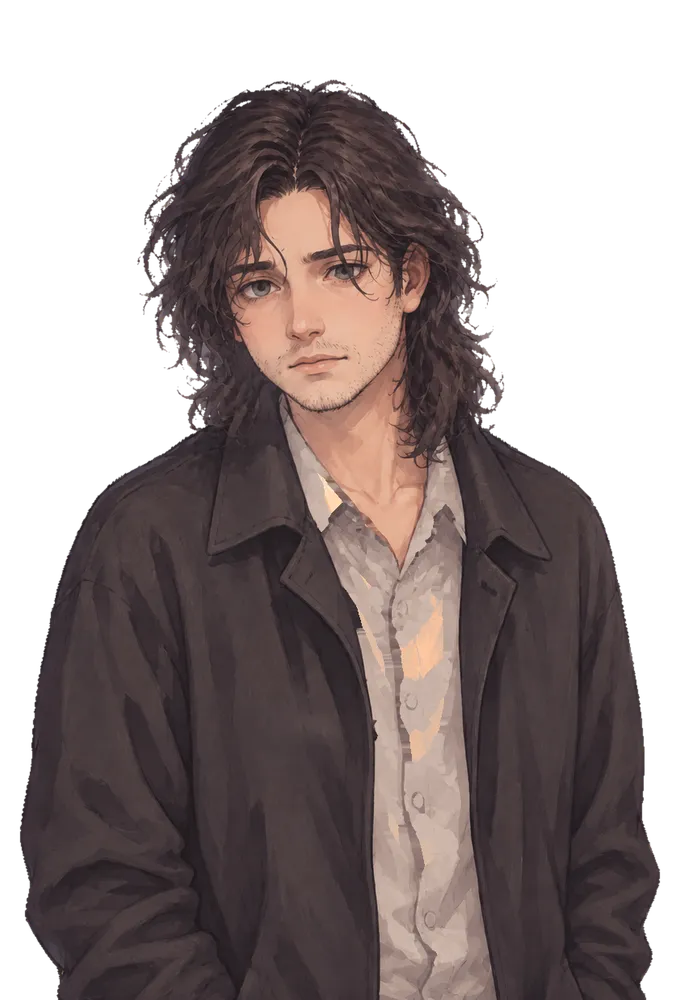
#> input picture vn2/img/char/poet.webp, 680 x 1000 px, shrunk from 842 x 1239 before the run
$ python _poet_hair_check.py
#> lines starting #> are read from the running program, lines starting #| are printed output that depends on the picture; after the words box and inside, x2 and y2 are one past the last pixel; in counts of white or black regions, pixels touching at a corner belong together
# -*- coding: utf-8 -*-
"""Замер «ровности» вырезания волос: серые пятна в петлях и серая кайма.

Метрики (меньше — лучше):
  СЕРЫЕ ПЯТНА  — непрозрачные (α>200) пиксели, цвет которых всё ещё в пределах d≤22 от фона.
                 Именно они читаются как «неровно вырезанные петли волос».
  КАЙМА        — полупрозрачные (0<α≤200) пиксели с d≤30 от фона: неперекрашенный серый ободок.
  ДЫРЫ         — замкнутые прозрачные области: это ПРАВИЛЬНЫЕ петли (сквозь них виден фон),
                 печатаем для справки.

Сравнивает СТАРУЮ вырезку (cutout() сборки: flood-fill от края, tol=34, blur 1.1)
и НОВУЮ (мягкая альфа + петли + despill).
"""
import os
import sys
from collections import deque

import numpy as np
from PIL import Image

HERE = os.path.dirname(os.path.abspath(__file__))

ROOT = os.path.dirname(HERE)
GEN = os.path.join(ROOT, 'assets', 'gen')
SPR = os.path.join(ROOT, 'assets', 'sprites')
CH = os.path.join(ROOT, 'vn2', 'img', 'char')

BG = np.array([205.0, 205.0, 205.0])


def cutout_old(im, tol=34):
    a = np.asarray(im.convert('RGB'), np.float32)
    h, w, _ = a.shape
    ring = np.concatenate([a[:8].reshape(-1, 3), a[:h * 3 // 5, :8].reshape(-1, 3),
                           a[:h * 3 // 5, -8:].reshape(-1, 3)])
    seed = np.median(ring, 0)
    cand = np.sqrt(((a - seed) ** 2).sum(2)) <= tol
    vis = np.zeros((h, w), bool)
    dq = deque()
    for x in range(w):
        for y in (0, h - 1):
            if cand[y, x] and not vis[y, x]:
                vis[y, x] = True
                dq.append((y, x))
    for y in range(h):
        for x in (0, w - 1):
            if cand[y, x] and not vis[y, x]:
                vis[y, x] = True
                dq.append((y, x))
    while dq:
        y, x = dq.popleft()
        for dy, dx in ((1, 0), (-1, 0), (0, 1), (0, -1)):
            ny, nx = y + dy, x + dx
            if 0 <= ny < h and 0 <= nx < w and cand[ny, nx] and not vis[ny, nx]:
                vis[ny, nx] = True
                dq.append((ny, nx))
    return a, np.where(vis, 0.0, 1.0)


def metrics(rgb, alpha, bg=BG):
    h, w, _ = rgb.shape
    d = np.sqrt(((rgb - bg) ** 2).sum(2))
    solid = alpha > 0.78
    semi = (alpha > 0.02) & (alpha <= 0.78)
    grey_blob = solid & (d <= 22)
    fringe = semi & (d <= 30)
    # дыры: прозрачное, не связанное с краем холста
    hole = alpha <= 0.02
    hole[0, :] = hole[-1, :] = False
    hole[:, 0] = hole[:, -1] = False
    lab = 0
    seen = np.zeros_like(hole)
    for y in range(h):
        for x in range(w):
            if hole[y, x] and not seen[y, x]:
                dq = deque([(y, x)])
                seen[y, x] = True
                area = 0
                while dq:
                    cy, cx = dq.popleft()
                    area += 1
                    for dy, dx in ((1, 0), (-1, 0), (0, 1), (0, -1)):
                        ny, nx = cy + dy, cx + dx
                        if 0 <= ny < h and 0 <= nx < w and hole[ny, nx] and not seen[ny, nx]:
                            seen[ny, nx] = True
                            dq.append((ny, nx))
                if area >= 60:
                    lab += 1
    return dict(blob=int(grey_blob.sum()), fringe=int(fringe.sum()),
                semi=float(semi.mean()), holes=lab)


def find(name):
#> called with name = 'ha_neutral'
    for ext in ('.png', '.jpg'):
        p = os.path.join(GEN, 'poet_%s_0%s' % (name, ext))
        if os.path.exists(p):
            return p
    return None


FILES = ['ha_neutral', 'ha_interested', 'ha_upset', 'sh_neutral', 'sh_tired', 'sh_inspired']

print('%-14s | %-28s | %-28s' % ('', 'СТАРАЯ вырезка (в игре сейчас)', 'НОВАЯ (мягкая альфа)'))
print('%-14s | %7s %7s %7s %5s | %7s %7s %7s %5s'
      % ('спрайт', 'пятна', 'кайма', 'полупр', 'дыры', 'пятна', 'кайма', 'полупр', 'дыры'))
tot_old = tot_new = 0
for key in FILES:
    p = find(key)
    if not p:
        continue
    im = Image.open(p)
    rgb_o, a_o = cutout_old(im)
    mo = metrics(rgb_o, a_o)
    new_p = os.path.join(SPR, 'poet_%s_rgba.png' % key)
    if os.path.exists(new_p):
        im2 = Image.open(new_p)
        arr = np.asarray(im2, np.float32)
        rgb_n, a_n = arr[..., :3], arr[..., 3] / 255.0
        mn = metrics(rgb_n, a_n)
    else:
        mn = dict(blob=-1, fringe=-1, semi=0, holes=0)
    tot_old += mo['blob'] + mo['fringe']
    tot_new += max(0, mn['blob']) + max(0, mn['fringe'])
    print('%-14s | %7d %7d %6.1f%% %5d | %7d %7d %6.1f%% %5d'
          % (key, mo['blob'], mo['fringe'], 100 * mo['semi'], mo['holes'],
             mn['blob'], mn['fringe'], 100 * mn['semi'], mn['holes']))

print('\nсумма пятен+каймы: старая %d px, новая %d px (%.0f%% меньше)'
      % (tot_old, tot_new, 100 * (tot_old - tot_new) / max(1, tot_old)))

# что реально лежит в игре
wp = os.path.join(CH, 'poet.webp')
if os.path.exists(wp):
    im = Image.open(wp)
#> im is the input picture: PIL image 680x1000 RGBA; mean R, G, B, A 59.9, 48.9, 48.1, 157.2
    arr = np.asarray(im.convert('RGBA'), np.float32)
    m = metrics(arr[..., :3], arr[..., 3] / 255.0)
#> in metrics, `d = np.sqrt(((rgb - bg) ** 2).sum(2))`:
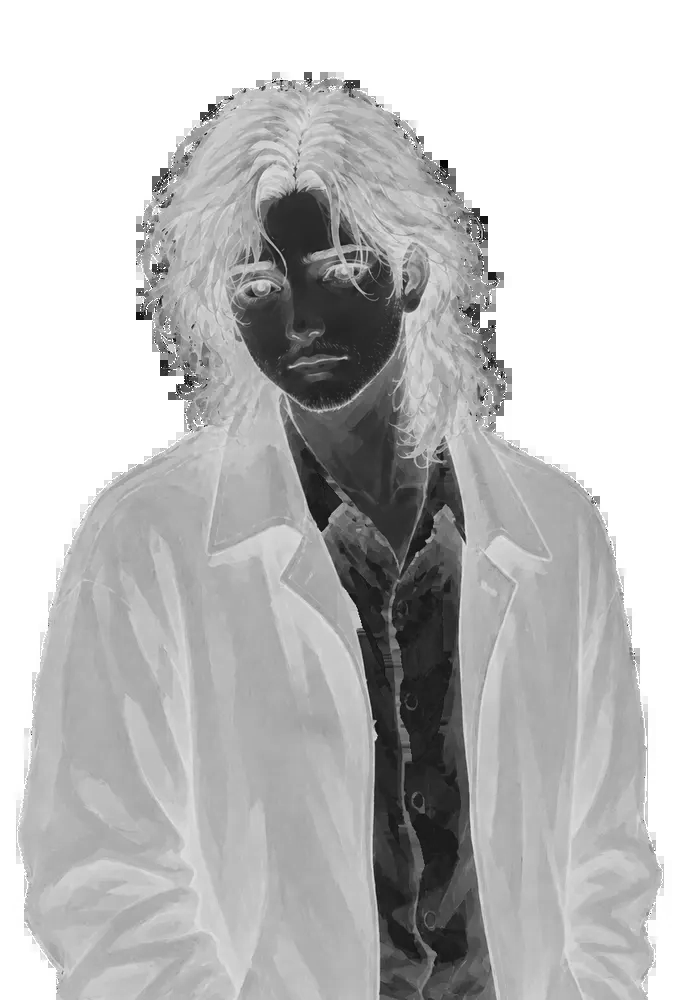
#> d: shape (1000, 680) float64; min 1.73, max 355.1, mean 266.4; drawn with min black and max white
#> in metrics, `solid = alpha > 0.78`:
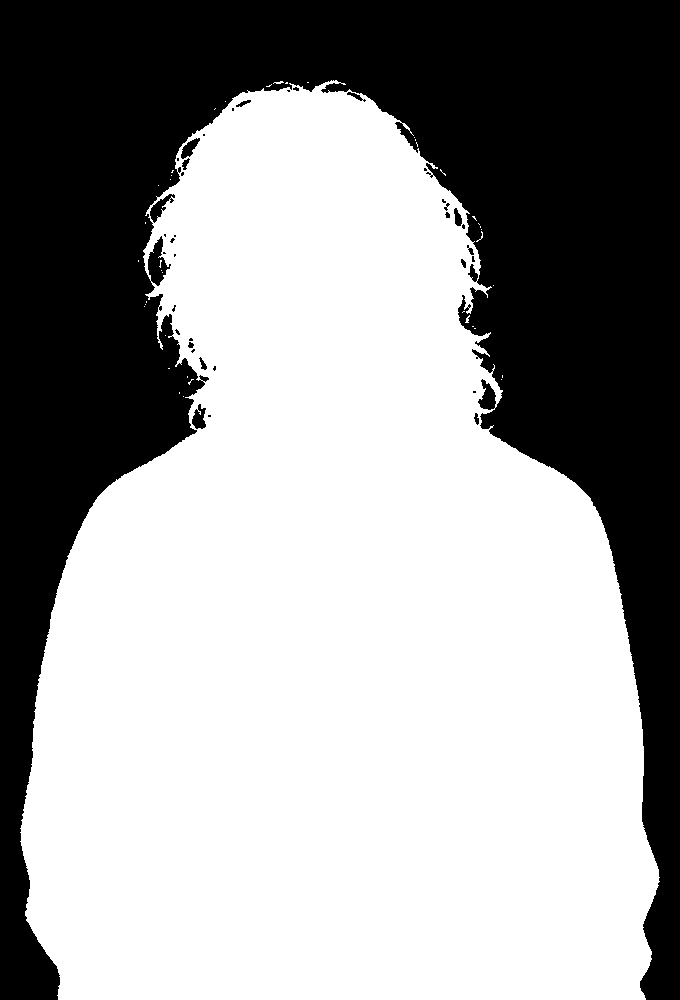
#> solid: shape (1000, 680) bool; 61.4% white; 37 black regions (22 under 20 px), largest, box (x1, y1, x2, y2) and area: (0, 0, 680, 1000) 261227, (150, 194, 175, 223) 266, (192, 404, 206, 429) 222
#> in metrics, `semi = (alpha > 0.02) & (alpha <= 0.78)`:
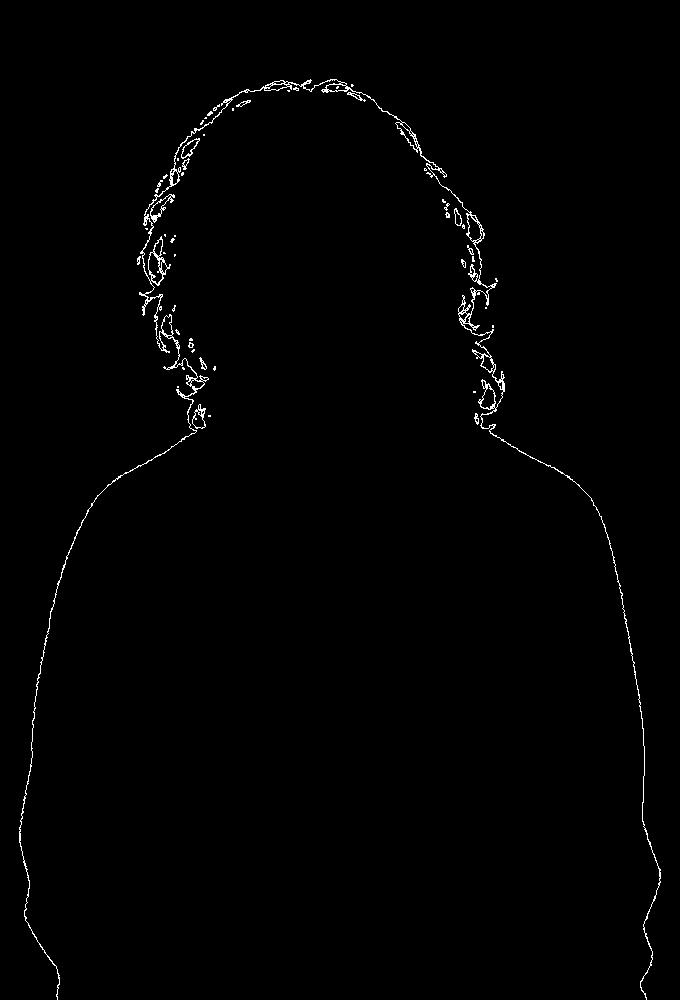
#> semi: shape (1000, 680) bool; 0.85% white in thin lines or dots, all inside (x1, y1, x2, y2) = (19, 79, 661, 1000)
#> in metrics, `grey_blob = solid & (d <= 22)`:
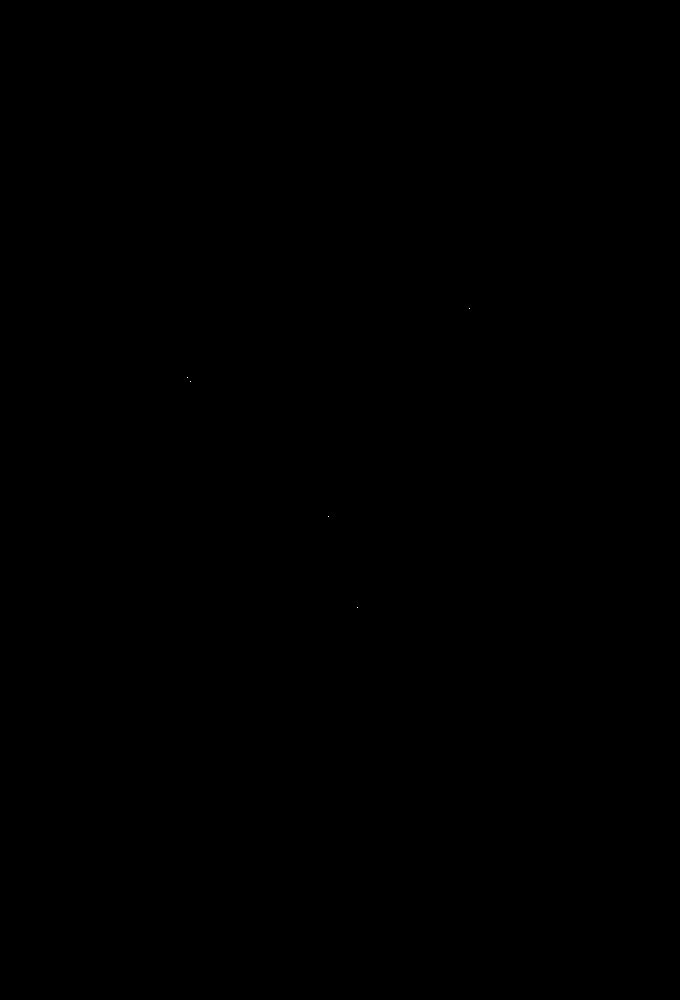
#> grey_blob: shape (1000, 680) bool; 0% white in thin lines or dots, all inside (x1, y1, x2, y2) = (187, 308, 470, 608)
#> in metrics, `fringe = semi & (d <= 30)`: fringe: shape (1000, 680) bool; 0.01% white in thin lines or dots, all inside (x1, y1, x2, y2) = (158, 79, 502, 393)
#> in metrics, `hole = alpha <= 0.02`:
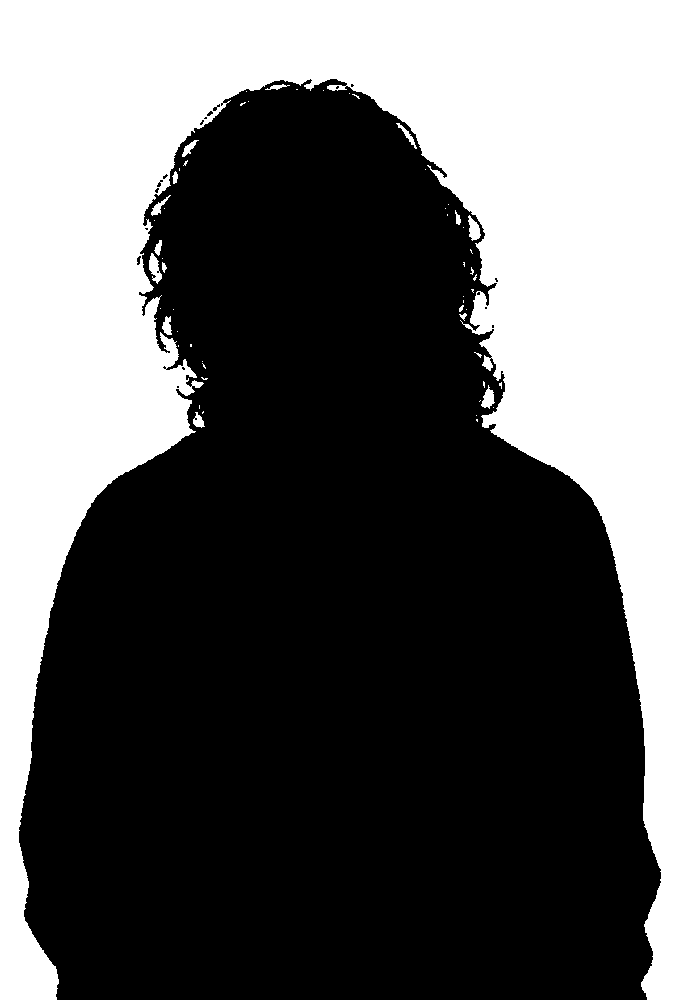
#> hole: shape (1000, 680) bool; 37.8% white; 58 white regions (42 under 20 px), largest, box (x1, y1, x2, y2) and area: (0, 0, 680, 1000) 255085, (149, 253, 162, 284) 222, (468, 215, 481, 241) 201
#> in metrics, `hole[:, 0] = hole[:, -1] = False`:
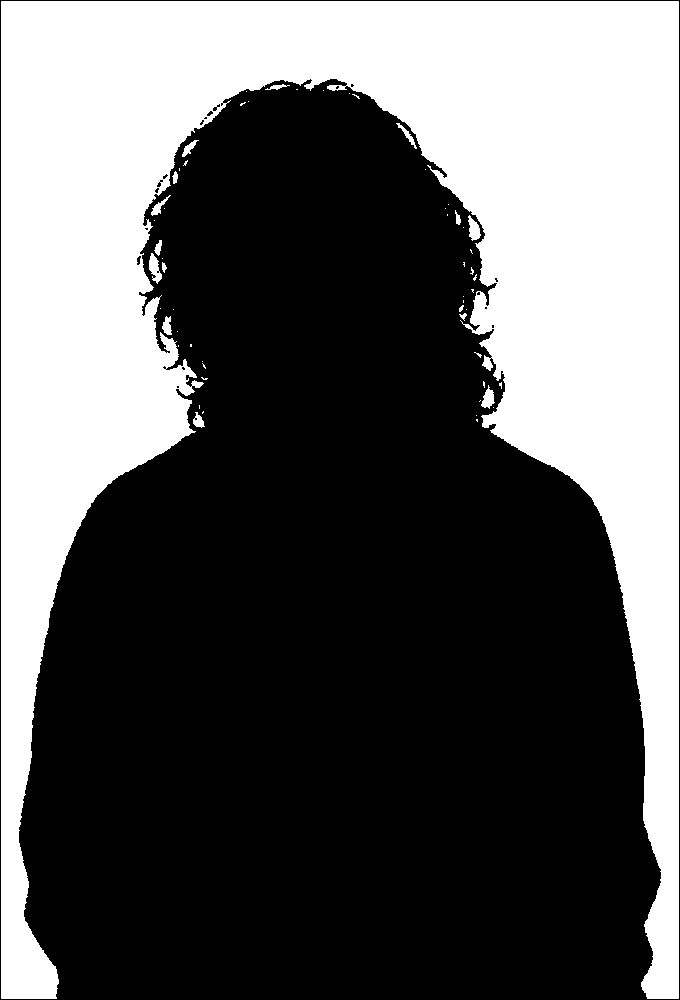
#> hole: shape (1000, 680) bool; 37.4% white; 58 white regions (42 under 20 px), largest, box (x1, y1, x2, y2) and area: (1, 1, 679, 999) 252319, (149, 253, 162, 284) 222, (468, 215, 481, 241) 201
#> m = {'blob': 5, 'fringe': 61, 'semi': 0.0085, 'holes': 14}
    print('в игре poet.webp: пятна %d, кайма %d, полупрозрачных %.1f%%, дыр %d'
          % (m['blob'], m['fringe'], 100 * m['semi'], m['holes']))
#| в игре poet.webp: пятна 5, кайма 61, полупрозрачных 0.8%, дыр 14
